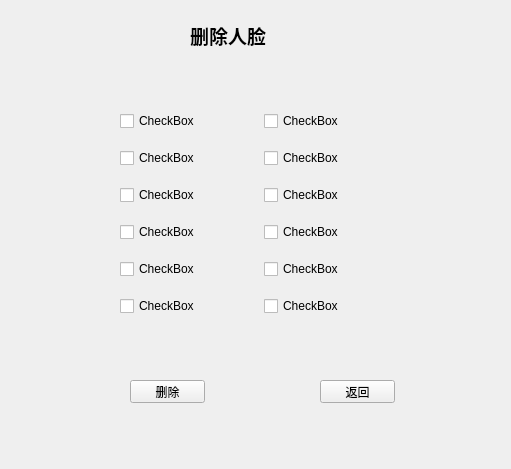
<?xml version="1.0" encoding="UTF-8"?>
<ui version="4.0">
 <class>Form</class>
 <widget class="QWidget" name="Form">
  <property name="geometry">
   <rect>
    <x>0</x>
    <y>0</y>
    <width>511</width>
    <height>469</height>
   </rect>
  </property>
  <property name="windowTitle">
   <string>Form</string>
  </property>
  <widget class="QLabel" name="label">
   <property name="geometry">
    <rect>
     <x>190</x>
     <y>20</y>
     <width>81</width>
     <height>31</height>
    </rect>
   </property>
   <property name="font">
    <font>
     <family>黑体</family>
     <pointsize>14</pointsize>
     <weight>75</weight>
     <bold>true</bold>
    </font>
   </property>
   <property name="text">
    <string>删除人脸</string>
   </property>
  </widget>
  <widget class="QPushButton" name="pushButton">
   <property name="geometry">
    <rect>
     <x>130</x>
     <y>380</y>
     <width>75</width>
     <height>23</height>
    </rect>
   </property>
   <property name="text">
    <string>删除</string>
   </property>
  </widget>
  <widget class="QPushButton" name="pushButton_2">
   <property name="geometry">
    <rect>
     <x>320</x>
     <y>380</y>
     <width>75</width>
     <height>23</height>
    </rect>
   </property>
   <property name="text">
    <string>返回</string>
   </property>
  </widget>
  <widget class="QWidget" name="">
   <property name="geometry">
    <rect>
     <x>120</x>
     <y>100</y>
     <width>281</width>
     <height>231</height>
    </rect>
   </property>
   <layout class="QGridLayout" name="gridLayout">
    <item row="2" column="1">
     <widget class="QCheckBox" name="checkBox_9">
      <property name="text">
       <string>CheckBox</string>
      </property>
     </widget>
    </item>
    <item row="4" column="0">
     <widget class="QCheckBox" name="checkBox_10">
      <property name="text">
       <string>CheckBox</string>
      </property>
     </widget>
    </item>
    <item row="4" column="1">
     <widget class="QCheckBox" name="checkBox_6">
      <property name="text">
       <string>CheckBox</string>
      </property>
     </widget>
    </item>
    <item row="5" column="1">
     <widget class="QCheckBox" name="checkBox_5">
      <property name="text">
       <string>CheckBox</string>
      </property>
     </widget>
    </item>
    <item row="1" column="1">
     <widget class="QCheckBox" name="checkBox_7">
      <property name="text">
       <string>CheckBox</string>
      </property>
     </widget>
    </item>
    <item row="0" column="1">
     <widget class="QCheckBox" name="checkBox_8">
      <property name="text">
       <string>CheckBox</string>
      </property>
     </widget>
    </item>
    <item row="0" column="0">
     <widget class="QCheckBox" name="checkBox">
      <property name="text">
       <string>CheckBox</string>
      </property>
     </widget>
    </item>
    <item row="1" column="0">
     <widget class="QCheckBox" name="checkBox_2">
      <property name="text">
       <string>CheckBox</string>
      </property>
     </widget>
    </item>
    <item row="5" column="0">
     <widget class="QCheckBox" name="checkBox_4">
      <property name="text">
       <string>CheckBox</string>
      </property>
     </widget>
    </item>
    <item row="2" column="0">
     <widget class="QCheckBox" name="checkBox_3">
      <property name="text">
       <string>CheckBox</string>
      </property>
     </widget>
    </item>
    <item row="3" column="0">
     <widget class="QCheckBox" name="checkBox_11">
      <property name="text">
       <string>CheckBox</string>
      </property>
     </widget>
    </item>
    <item row="3" column="1">
     <widget class="QCheckBox" name="checkBox_12">
      <property name="text">
       <string>CheckBox</string>
      </property>
     </widget>
    </item>
   </layout>
  </widget>
 </widget>
 <resources/>
 <connections>
  <connection>
   <sender>pushButton</sender>
   <signal>clicked()</signal>
   <receiver>Form</receiver>
   <slot>delete()</slot>
   <hints>
    <hint type="sourcelabel">
     <x>179</x>
     <y>388</y>
    </hint>
    <hint type="destinationlabel">
     <x>229</x>
     <y>358</y>
    </hint>
   </hints>
  </connection>
 </connections>
 <slots>
  <slot>delete()</slot>
 </slots>
</ui>
